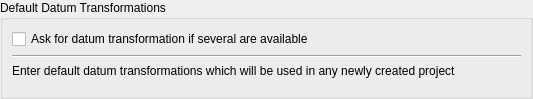
             <widget class="QWidget" name="scrollAreaWidgetContents_2">
              <property name="geometry">
               <rect>
                <x>0</x>
                <y>0</y>
                <width>533</width>
                <height>99</height>
               </rect>
              </property>
              <layout class="QVBoxLayout" name="verticalLayout_47">
               <property name="leftMargin">
                <number>0</number>
               </property>
               <property name="topMargin">
                <number>0</number>
               </property>
               <property name="rightMargin">
                <number>0</number>
               </property>
               <property name="bottomMargin">
                <number>0</number>
               </property>
               <item>
                <widget class="QGroupBox" name="mDefaultDatumTransformGroupBox">
                 <property name="title">
                  <string>Default Datum Transformations</string>
                 </property>
                 <layout class="QGridLayout" name="gridLayout_10" rowstretch="0,0,0,1">
                  <item row="2" column="0">
                   <widget class="QLabel" name="label_40">
                    <property name="text">
                     <string>Enter default datum transformations which will be used in any newly created project</string>
                    </property>
                   </widget>
                  </item>
                  <item row="0" column="0">
                   <widget class="QCheckBox" name="mShowDatumTransformDialogCheckBox">
                    <property name="text">
                     <string>Ask for datum transformation if several are available</string>
                    </property>
                   </widget>
                  </item>
                  <item row="1" column="0">
                   <widget class="Line" name="line_2">
                    <property name="orientation">
                     <enum>Qt::Horizontal</enum>
                    </property>
                   </widget>
                  </item>
                  <item row="3" column="0">
                   <widget class="QgsDatumTransformTableWidget" name="mDefaultDatumTransformTableWidget" native="true"/>
                  </item>
                 </layout>
                </widget>
               </item>
              </layout>
             </widget>
